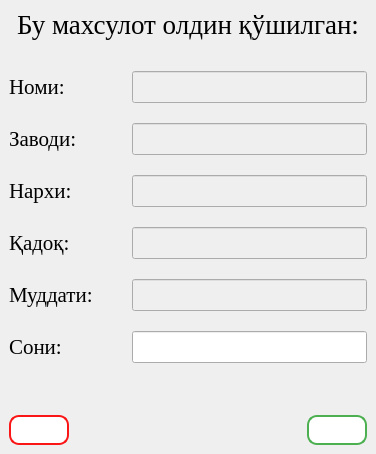
<?xml version="1.0" encoding="UTF-8"?>
<ui version="4.0">
 <class>MainWindow</class>
 <widget class="QMainWindow" name="MainWindow">
  <property name="geometry">
   <rect>
    <x>0</x>
    <y>0</y>
    <width>376</width>
    <height>454</height>
   </rect>
  </property>
  <property name="windowTitle">
   <string>Xatolik</string>
  </property>
  <property name="windowIcon">
   <iconset>
    <normalon>:/01/icon.ico</normalon>
   </iconset>
  </property>
  <property name="styleSheet">
   <string notr="true">#btn_ok {
  background-color: white; 
  color: black; 
  border: 2px solid #4CAF50;
border-radius: 10px;
}

#btn_ok:hover {
 background-color: #38ff7d;
  color: white;

}
#btn_ok:pressed{
background-color: #38ef7d;
  color: white;
  border: 2px solid #4CAF50;
}
#btn_cancel {
  background-color: white; 
  color: black; 
  border: 2px solid #fa1616;
border-radius: 10px;
}

#btn_cancel:hover {
 background-color: #ff7770;
  color: white;

}
#btn_cancel:pressed{
background-color: #ff6666;
  color: white;
}</string>
  </property>
  <widget class="QWidget" name="centralwidget">
   <layout class="QGridLayout" name="gridLayout_2">
    <item row="0" column="0">
     <layout class="QVBoxLayout" name="verticalLayout_4">
      <item>
       <layout class="QVBoxLayout" name="verticalLayout_2">
        <item>
         <layout class="QGridLayout" name="gridLayout">
          <item row="0" column="0">
           <spacer name="horizontalSpacer_6">
            <property name="orientation">
             <enum>Qt::Horizontal</enum>
            </property>
            <property name="sizeHint" stdset="0">
             <size>
              <width>13</width>
              <height>20</height>
             </size>
            </property>
           </spacer>
          </item>
          <item row="0" column="1">
           <widget class="QLabel" name="label">
            <property name="sizePolicy">
             <sizepolicy hsizetype="Preferred" vsizetype="Maximum">
              <horstretch>0</horstretch>
              <verstretch>0</verstretch>
             </sizepolicy>
            </property>
            <property name="maximumSize">
             <size>
              <width>16777215</width>
              <height>50</height>
             </size>
            </property>
            <property name="font">
             <font>
              <family>Times New Roman</family>
              <pointsize>20</pointsize>
             </font>
            </property>
            <property name="text">
             <string>Бу махсулот олдин қўшилган:</string>
            </property>
           </widget>
          </item>
          <item row="0" column="2">
           <spacer name="horizontalSpacer_7">
            <property name="orientation">
             <enum>Qt::Horizontal</enum>
            </property>
            <property name="sizeHint" stdset="0">
             <size>
              <width>13</width>
              <height>20</height>
             </size>
            </property>
           </spacer>
          </item>
         </layout>
        </item>
        <item>
         <spacer name="verticalSpacer">
          <property name="orientation">
           <enum>Qt::Vertical</enum>
          </property>
          <property name="sizeType">
           <enum>QSizePolicy::Fixed</enum>
          </property>
          <property name="sizeHint" stdset="0">
           <size>
            <width>20</width>
            <height>25</height>
           </size>
          </property>
         </spacer>
        </item>
        <item>
         <layout class="QVBoxLayout" name="verticalLayout">
          <property name="spacing">
           <number>20</number>
          </property>
          <item>
           <layout class="QHBoxLayout" name="horizontalLayout">
            <item>
             <widget class="QLabel" name="label_2">
              <property name="font">
               <font>
                <family>Times New Roman</family>
                <pointsize>16</pointsize>
               </font>
              </property>
              <property name="text">
               <string>Номи:</string>
              </property>
             </widget>
            </item>
            <item>
             <spacer name="horizontalSpacer">
              <property name="orientation">
               <enum>Qt::Horizontal</enum>
              </property>
              <property name="sizeHint" stdset="0">
               <size>
                <width>40</width>
                <height>20</height>
               </size>
              </property>
             </spacer>
            </item>
            <item>
             <widget class="QLineEdit" name="lineEdit">
              <property name="enabled">
               <bool>false</bool>
              </property>
              <property name="sizePolicy">
               <sizepolicy hsizetype="Fixed" vsizetype="Fixed">
                <horstretch>0</horstretch>
                <verstretch>0</verstretch>
               </sizepolicy>
              </property>
              <property name="minimumSize">
               <size>
                <width>235</width>
                <height>32</height>
               </size>
              </property>
              <property name="font">
               <font>
                <family>Times New Roman</family>
                <pointsize>12</pointsize>
               </font>
              </property>
              <property name="dragEnabled">
               <bool>false</bool>
              </property>
              <property name="readOnly">
               <bool>true</bool>
              </property>
             </widget>
            </item>
           </layout>
          </item>
          <item>
           <layout class="QHBoxLayout" name="horizontalLayout_2">
            <item>
             <widget class="QLabel" name="label_3">
              <property name="font">
               <font>
                <family>Times New Roman</family>
                <pointsize>16</pointsize>
               </font>
              </property>
              <property name="text">
               <string>Заводи:</string>
              </property>
              <property name="wordWrap">
               <bool>true</bool>
              </property>
             </widget>
            </item>
            <item>
             <spacer name="horizontalSpacer_2">
              <property name="orientation">
               <enum>Qt::Horizontal</enum>
              </property>
              <property name="sizeHint" stdset="0">
               <size>
                <width>40</width>
                <height>20</height>
               </size>
              </property>
             </spacer>
            </item>
            <item>
             <widget class="QLineEdit" name="lineEdit_2">
              <property name="enabled">
               <bool>false</bool>
              </property>
              <property name="sizePolicy">
               <sizepolicy hsizetype="Fixed" vsizetype="Fixed">
                <horstretch>0</horstretch>
                <verstretch>0</verstretch>
               </sizepolicy>
              </property>
              <property name="minimumSize">
               <size>
                <width>235</width>
                <height>32</height>
               </size>
              </property>
              <property name="font">
               <font>
                <family>Times New Roman</family>
                <pointsize>14</pointsize>
               </font>
              </property>
              <property name="readOnly">
               <bool>true</bool>
              </property>
             </widget>
            </item>
           </layout>
          </item>
          <item>
           <layout class="QHBoxLayout" name="horizontalLayout_3">
            <item>
             <widget class="QLabel" name="label_4">
              <property name="font">
               <font>
                <family>Times New Roman</family>
                <pointsize>16</pointsize>
               </font>
              </property>
              <property name="text">
               <string>Нархи:</string>
              </property>
             </widget>
            </item>
            <item>
             <spacer name="horizontalSpacer_3">
              <property name="orientation">
               <enum>Qt::Horizontal</enum>
              </property>
              <property name="sizeHint" stdset="0">
               <size>
                <width>40</width>
                <height>20</height>
               </size>
              </property>
             </spacer>
            </item>
            <item>
             <widget class="QLineEdit" name="lineEdit_3">
              <property name="enabled">
               <bool>false</bool>
              </property>
              <property name="sizePolicy">
               <sizepolicy hsizetype="Fixed" vsizetype="Fixed">
                <horstretch>0</horstretch>
                <verstretch>0</verstretch>
               </sizepolicy>
              </property>
              <property name="minimumSize">
               <size>
                <width>235</width>
                <height>32</height>
               </size>
              </property>
              <property name="font">
               <font>
                <family>Times New Roman</family>
                <pointsize>14</pointsize>
               </font>
              </property>
              <property name="readOnly">
               <bool>true</bool>
              </property>
             </widget>
            </item>
           </layout>
          </item>
          <item>
           <layout class="QHBoxLayout" name="horizontalLayout_4">
            <item>
             <widget class="QLabel" name="label_5">
              <property name="font">
               <font>
                <family>Times New Roman</family>
                <pointsize>16</pointsize>
               </font>
              </property>
              <property name="text">
               <string>Қадоқ:</string>
              </property>
             </widget>
            </item>
            <item>
             <spacer name="horizontalSpacer_4">
              <property name="orientation">
               <enum>Qt::Horizontal</enum>
              </property>
              <property name="sizeHint" stdset="0">
               <size>
                <width>40</width>
                <height>20</height>
               </size>
              </property>
             </spacer>
            </item>
            <item>
             <widget class="QLineEdit" name="lineEdit_4">
              <property name="enabled">
               <bool>false</bool>
              </property>
              <property name="sizePolicy">
               <sizepolicy hsizetype="Fixed" vsizetype="Fixed">
                <horstretch>0</horstretch>
                <verstretch>0</verstretch>
               </sizepolicy>
              </property>
              <property name="minimumSize">
               <size>
                <width>235</width>
                <height>32</height>
               </size>
              </property>
              <property name="font">
               <font>
                <family>Times New Roman</family>
                <pointsize>14</pointsize>
               </font>
              </property>
              <property name="readOnly">
               <bool>true</bool>
              </property>
             </widget>
            </item>
           </layout>
          </item>
          <item>
           <layout class="QHBoxLayout" name="horizontalLayout_5">
            <item>
             <widget class="QLabel" name="label_6">
              <property name="font">
               <font>
                <family>Times New Roman</family>
                <pointsize>16</pointsize>
               </font>
              </property>
              <property name="text">
               <string>Муддати:</string>
              </property>
             </widget>
            </item>
            <item>
             <spacer name="horizontalSpacer_5">
              <property name="orientation">
               <enum>Qt::Horizontal</enum>
              </property>
              <property name="sizeHint" stdset="0">
               <size>
                <width>40</width>
                <height>20</height>
               </size>
              </property>
             </spacer>
            </item>
            <item>
             <widget class="QLineEdit" name="lineEdit_5">
              <property name="enabled">
               <bool>false</bool>
              </property>
              <property name="sizePolicy">
               <sizepolicy hsizetype="Fixed" vsizetype="Fixed">
                <horstretch>0</horstretch>
                <verstretch>0</verstretch>
               </sizepolicy>
              </property>
              <property name="minimumSize">
               <size>
                <width>235</width>
                <height>32</height>
               </size>
              </property>
              <property name="font">
               <font>
                <family>Times New Roman</family>
                <pointsize>14</pointsize>
               </font>
              </property>
              <property name="styleSheet">
               <string notr="true">
QLineEdit::focus{
border: 2px solid #8181ff;
}</string>
              </property>
              <property name="readOnly">
               <bool>true</bool>
              </property>
             </widget>
            </item>
           </layout>
          </item>
          <item>
           <layout class="QHBoxLayout" name="horizontalLayout_7">
            <item>
             <widget class="QLabel" name="label_7">
              <property name="font">
               <font>
                <family>Times New Roman</family>
                <pointsize>16</pointsize>
               </font>
              </property>
              <property name="text">
               <string>Сони:</string>
              </property>
             </widget>
            </item>
            <item>
             <spacer name="horizontalSpacer_9">
              <property name="orientation">
               <enum>Qt::Horizontal</enum>
              </property>
              <property name="sizeHint" stdset="0">
               <size>
                <width>40</width>
                <height>20</height>
               </size>
              </property>
             </spacer>
            </item>
            <item>
             <widget class="QLineEdit" name="lineEdit_6">
              <property name="sizePolicy">
               <sizepolicy hsizetype="Fixed" vsizetype="Fixed">
                <horstretch>0</horstretch>
                <verstretch>0</verstretch>
               </sizepolicy>
              </property>
              <property name="minimumSize">
               <size>
                <width>235</width>
                <height>32</height>
               </size>
              </property>
              <property name="font">
               <font>
                <family>Times New Roman</family>
                <pointsize>14</pointsize>
               </font>
              </property>
              <property name="styleSheet">
               <string notr="true">
QLineEdit::focus{
border: 2px solid #8181ff;
}</string>
              </property>
             </widget>
            </item>
           </layout>
          </item>
         </layout>
        </item>
       </layout>
      </item>
      <item>
       <layout class="QVBoxLayout" name="verticalLayout_3">
        <item>
         <spacer name="verticalSpacer_2">
          <property name="orientation">
           <enum>Qt::Vertical</enum>
          </property>
          <property name="sizeHint" stdset="0">
           <size>
            <width>20</width>
            <height>18</height>
           </size>
          </property>
         </spacer>
        </item>
        <item>
         <layout class="QHBoxLayout" name="horizontalLayout_6">
          <item>
           <widget class="QPushButton" name="btn_cancel">
            <property name="sizePolicy">
             <sizepolicy hsizetype="Maximum" vsizetype="Maximum">
              <horstretch>10</horstretch>
              <verstretch>0</verstretch>
             </sizepolicy>
            </property>
            <property name="minimumSize">
             <size>
              <width>60</width>
              <height>30</height>
             </size>
            </property>
            <property name="maximumSize">
             <size>
              <width>60</width>
              <height>30</height>
             </size>
            </property>
            <property name="cursor">
             <cursorShape>PointingHandCursor</cursorShape>
            </property>
            <property name="styleSheet">
             <string notr="true"/>
            </property>
            <property name="text">
             <string/>
            </property>
            <property name="icon">
             <iconset>
              <normalon>:/02/cancel.png</normalon>
             </iconset>
            </property>
            <property name="iconSize">
             <size>
              <width>16</width>
              <height>16</height>
             </size>
            </property>
           </widget>
          </item>
          <item>
           <spacer name="horizontalSpacer_8">
            <property name="orientation">
             <enum>Qt::Horizontal</enum>
            </property>
            <property name="sizeHint" stdset="0">
             <size>
              <width>40</width>
              <height>20</height>
             </size>
            </property>
           </spacer>
          </item>
          <item>
           <widget class="QPushButton" name="btn_ok">
            <property name="sizePolicy">
             <sizepolicy hsizetype="Minimum" vsizetype="Minimum">
              <horstretch>0</horstretch>
              <verstretch>0</verstretch>
             </sizepolicy>
            </property>
            <property name="minimumSize">
             <size>
              <width>60</width>
              <height>30</height>
             </size>
            </property>
            <property name="maximumSize">
             <size>
              <width>60</width>
              <height>30</height>
             </size>
            </property>
            <property name="cursor">
             <cursorShape>PointingHandCursor</cursorShape>
            </property>
            <property name="styleSheet">
             <string notr="true"/>
            </property>
            <property name="text">
             <string/>
            </property>
            <property name="icon">
             <iconset>
              <normalon>:/02/add.png</normalon>
             </iconset>
            </property>
            <property name="iconSize">
             <size>
              <width>22</width>
              <height>22</height>
             </size>
            </property>
           </widget>
          </item>
         </layout>
        </item>
       </layout>
      </item>
     </layout>
    </item>
   </layout>
  </widget>
 </widget>
 <resources>
  <include location="Icons.qrc"/>
 </resources>
 <connections/>
</ui>
